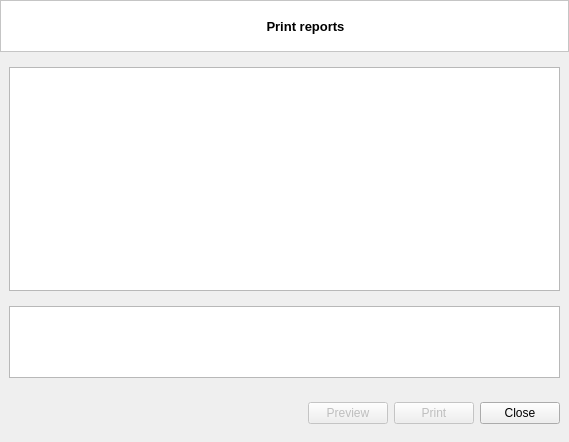
<?xml version="1.0" encoding="UTF-8"?>
<ui version="4.0">
 <class>ReportDialog</class>
 <widget class="QDialog" name="ReportDialog">
  <property name="geometry">
   <rect>
    <x>0</x>
    <y>0</y>
    <width>569</width>
    <height>442</height>
   </rect>
  </property>
  <property name="windowTitle">
   <string>Reports</string>
  </property>
  <property name="modal">
   <bool>true</bool>
  </property>
  <layout class="QVBoxLayout" name="verticalLayout">
   <property name="leftMargin">
    <number>0</number>
   </property>
   <property name="topMargin">
    <number>0</number>
   </property>
   <property name="rightMargin">
    <number>0</number>
   </property>
   <property name="bottomMargin">
    <number>9</number>
   </property>
   <item>
    <widget class="QFrame" name="frame">
     <property name="styleSheet">
      <string notr="true">background-color: rgb(255, 255, 255);</string>
     </property>
     <property name="frameShape">
      <enum>QFrame::StyledPanel</enum>
     </property>
     <property name="frameShadow">
      <enum>QFrame::Raised</enum>
     </property>
     <layout class="QHBoxLayout" name="horizontalLayout">
      <item>
       <widget class="QLabel" name="label">
        <property name="minimumSize">
         <size>
          <width>32</width>
          <height>32</height>
         </size>
        </property>
        <property name="maximumSize">
         <size>
          <width>36</width>
          <height>36</height>
         </size>
        </property>
        <property name="text">
         <string/>
        </property>
        <property name="pixmap">
         <pixmap resource="../rc.qrc">:/icons/print.svg</pixmap>
        </property>
        <property name="scaledContents">
         <bool>true</bool>
        </property>
       </widget>
      </item>
      <item>
       <widget class="QLabel" name="label_2">
        <property name="font">
         <font>
          <pointsize>10</pointsize>
          <weight>75</weight>
          <bold>true</bold>
         </font>
        </property>
        <property name="styleSheet">
         <string notr="true">color: rgb(0, 0, 0);</string>
        </property>
        <property name="text">
         <string>Print reports</string>
        </property>
        <property name="alignment">
         <set>Qt::AlignCenter</set>
        </property>
       </widget>
      </item>
     </layout>
    </widget>
   </item>
   <item>
    <widget class="QWidget" name="widgetReports" native="true">
     <layout class="QHBoxLayout" name="horizontalLayout_2">
      <property name="bottomMargin">
       <number>0</number>
      </property>
      <item>
       <widget class="QListView" name="listReports">
        <property name="selectionBehavior">
         <enum>QAbstractItemView::SelectRows</enum>
        </property>
       </widget>
      </item>
     </layout>
    </widget>
   </item>
   <item>
    <widget class="QWidget" name="widget_2" native="true">
     <property name="maximumSize">
      <size>
       <width>16777215</width>
       <height>90</height>
      </size>
     </property>
     <layout class="QVBoxLayout" name="verticalLayout_2">
      <item>
       <widget class="QTextBrowser" name="textDescription">
        <property name="maximumSize">
         <size>
          <width>16777215</width>
          <height>16777215</height>
         </size>
        </property>
       </widget>
      </item>
     </layout>
    </widget>
   </item>
   <item>
    <widget class="QWidget" name="widget" native="true">
     <layout class="QHBoxLayout" name="horizontalLayout_3">
      <item>
       <spacer name="horizontalSpacer">
        <property name="orientation">
         <enum>Qt::Horizontal</enum>
        </property>
        <property name="sizeHint" stdset="0">
         <size>
          <width>40</width>
          <height>20</height>
         </size>
        </property>
       </spacer>
      </item>
      <item>
       <widget class="QPushButton" name="btnPreview">
        <property name="enabled">
         <bool>false</bool>
        </property>
        <property name="text">
         <string>Preview</string>
        </property>
        <property name="icon">
         <iconset resource="../rc.qrc">
          <normaloff>:/icons/report_24x24.png</normaloff>:/icons/report_24x24.png</iconset>
        </property>
       </widget>
      </item>
      <item>
       <widget class="QPushButton" name="btnPrint">
        <property name="enabled">
         <bool>false</bool>
        </property>
        <property name="text">
         <string>Print</string>
        </property>
        <property name="icon">
         <iconset resource="../rc.qrc">
          <normaloff>:/icons/print_24x24.png</normaloff>:/icons/print_24x24.png</iconset>
        </property>
       </widget>
      </item>
      <item>
       <widget class="QPushButton" name="btnClose">
        <property name="text">
         <string>Close</string>
        </property>
        <property name="icon">
         <iconset resource="../rc.qrc">
          <normaloff>:/icons/close_24x24.png</normaloff>:/icons/close_24x24.png</iconset>
        </property>
       </widget>
      </item>
     </layout>
    </widget>
   </item>
  </layout>
 </widget>
 <resources>
  <include location="../rc.qrc"/>
 </resources>
 <connections/>
</ui>
